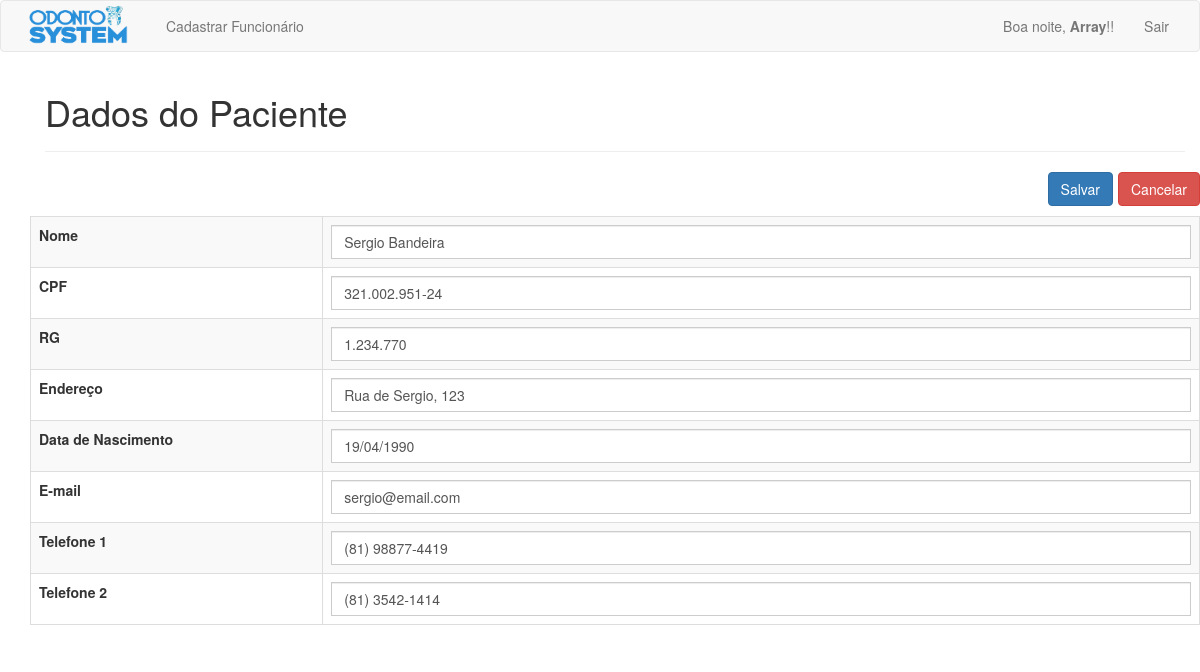
The page /php/editar_dados.php?id=11 (signed in) on the database as committed earlier.
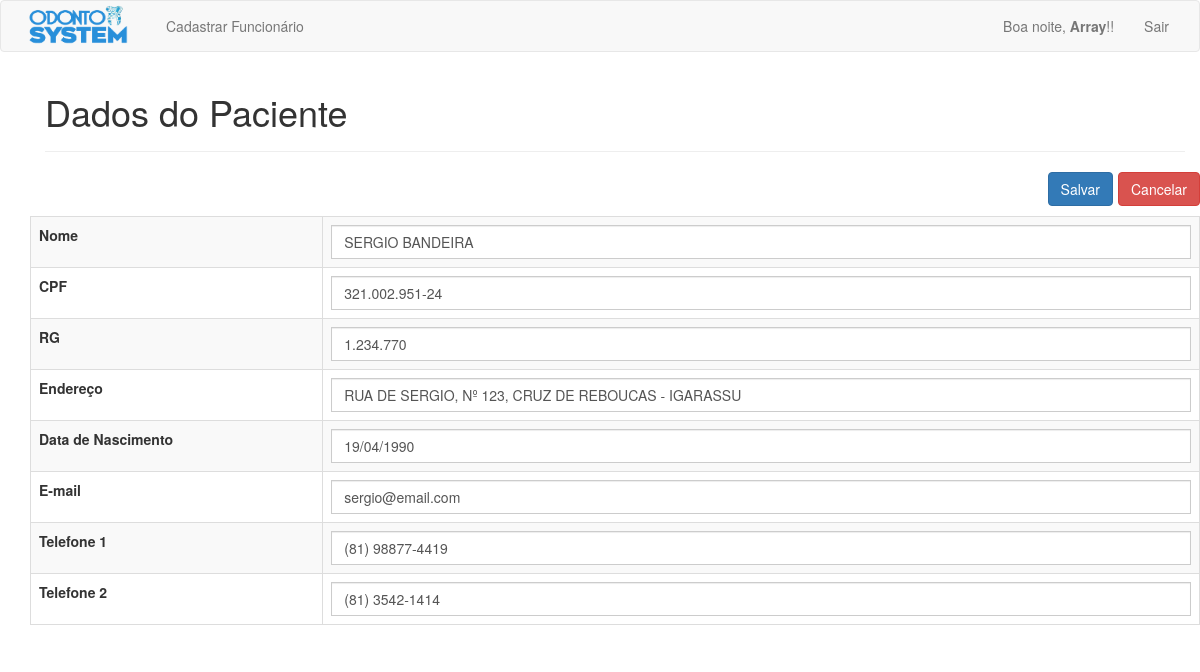
The same page on the database as committed later.
### tables this page shows
CREATE TABLE `pacientes` (
  `pac_id` int(11) NOT NULL,
  `pac_nome` varchar(100) NOT NULL,
  `pac_endereco` varchar(200) NOT NULL,
  `pac_rg` varchar(15) DEFAULT NULL,
  `pac_cpf` varchar(15) DEFAULT NULL,
  `pac_email` varchar(50) NOT NULL,
  `pac_data_nasc` date NOT NULL,
  `pac_telefone_1` varchar(15) NOT NULL,
  `pac_telefone_2` varchar(15) DEFAULT NULL
);

### php/editar_dados.php (the view, shortened to what this page needs)
<?php
require_once 'cabecalho.php';
$id = $_GET['id'];
$sql = "SELECT * FROM pacientes WHERE pac_id = '$id'";
$result = mysqli_query($connection, $sql);
$array = mysqli_fetch_array($result);
if(isLogged()) {
	?>
	<div class="container marketing">
		<div class="container theme-showcase" role="main">
			<div id="cadastro_pac" class="page-header">
				<h1>Dados do Paciente</h1>
			</div>
			<div class="row">
			<button class="btn btn-danger voltar" onClick="history.go(-1)">Cancelar</button>
			<form action="validar_edicao_pac.php" method="POST">
			<button class="btn btn-primary editar" type="submit">Salvar</a></button>
			<br></br>
				<table class='table table-striped table-bordered'>
					<tr>
						<td class='td_one'><b>Nome</b></td>
						<td><input type="text" class='form-control' name="nome" value="<?= $array['pac_nome'] ?>" size="20"></td>
					</tr>
					<tr>
						<td class='td_one'><b>CPF</b></td>
						<td><input type="text" class='form-control' name="cpf" value="<?= $array['pac_cpf'] ?>" size="20"></td>
					</tr>
					<tr>
						<td class='td_one'><b>RG</b></td>
						<td><input type="text" class='form-control' name="rg" value="<?= $array['pac_rg'] ?>" size="20"></td>
					</tr>
					<tr>
						<td class='td_one'><b>Endereço</b></td>
						<td><input type="text" class='form-control' name="endereco" value="<?= $array['pac_endereco'] ?>" size="20"></td>
					</tr>
					<tr>
						<td class='td_one'><b>Data de Nascimento</b></td>
						<?php
						echo "<td><input type='text' class='form-control' name='nasc' value='" . date_format(new DateTime($array['pac_data_nasc']), 'd/m/Y') . "' size='50'></td>";
						?>
					</tr>
					<tr>
						<td class='td_one'><b>E-mail</b></td>
						<td><input type="mail" class='form-control' name="email" value="<?= $array['pac_email'] ?>" size="20"></td>
					</tr>
					<tr>
						<td class='td_one'><b>Telefone 1</b></td>
						<td><input type="text" class='form-control' name="fone1" value="<?= $array['pac_telefone_1'] ?>" size="20"></td>
					</tr>
					<tr>
						<td class='td_one'><b>Telefone 2</b></td>
						<td><input type="text" class='form-control' name="fone2" value="<?= $array['pac_telefone_2'] ?>" size="20"></td>
					</tr>
				</table>
			</div>
		<?php
	}
	require_once 'rodape.php';
	?>

Rows that differ between the two databases and show on the page:
changed pacientes "sergio@email.com": nome "Sergio Bandeira" → "SERGIO BANDEIRA"; endereco "Rua de Sergio, 123" → "RUA DE SERGIO, Nº 123, CRUZ DE REBOUCAS - IGARASSU"
